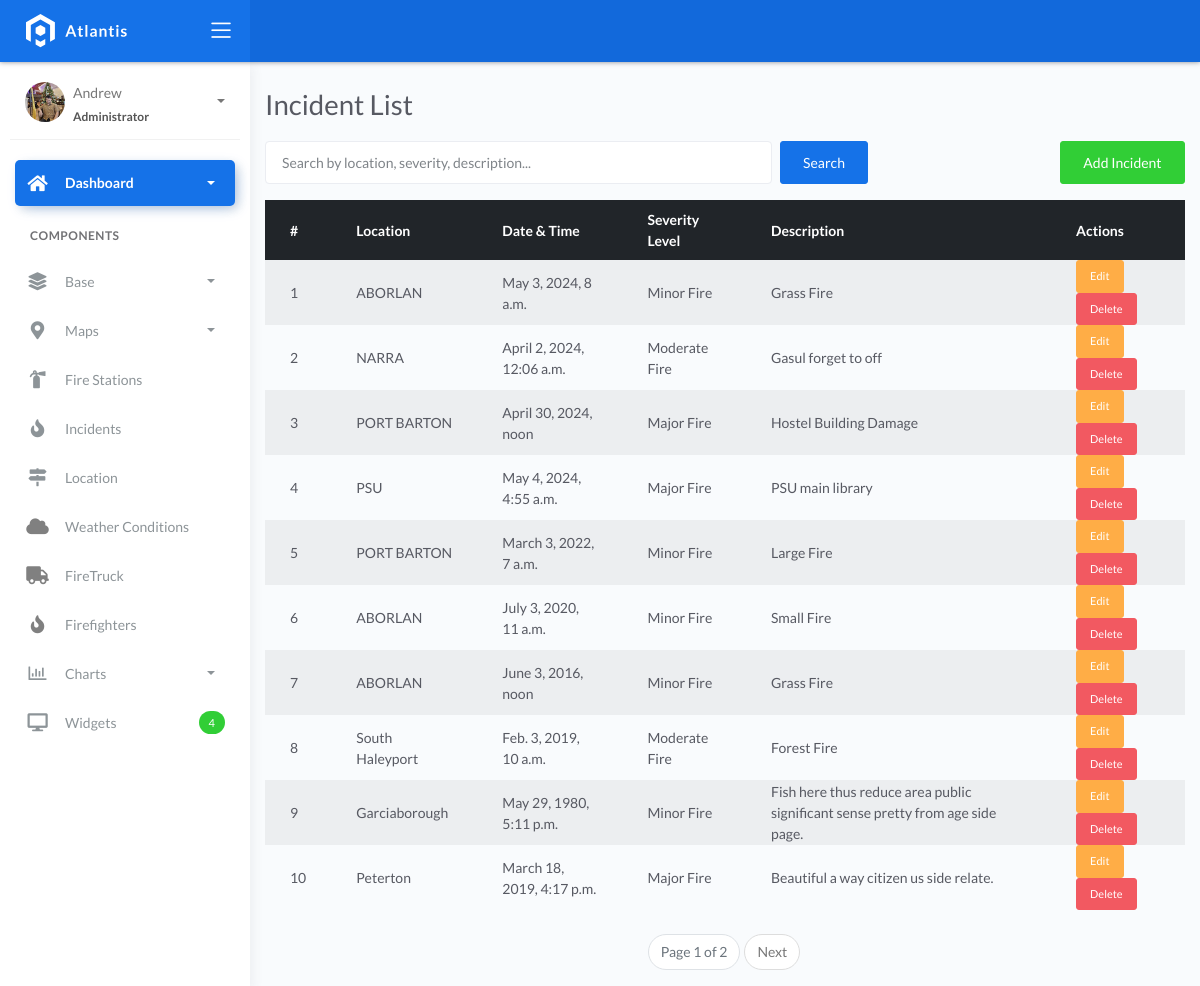
The page /incident_list/ on the database as committed earlier.
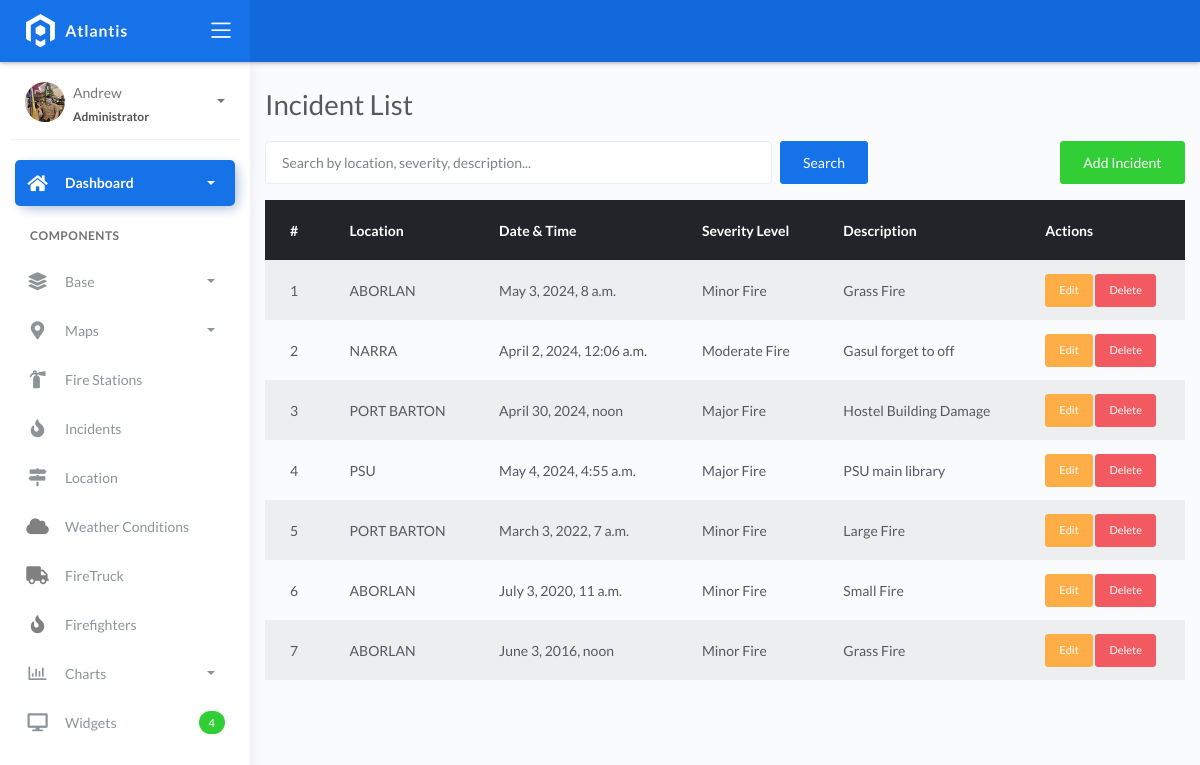
The same page on the database as committed later.
### fire/models.py (models this page shows, shortened)
class BaseModel(models.Model):
    created_at = models.DateTimeField(auto_now_add=True, db_index=True)
    updated_at = models.DateTimeField(auto_now=True)
    class Meta:
        abstract = True

class Incident(BaseModel):
    SEVERITY_CHOICES = (
        ('Minor Fire', 'Minor Fire'),
        ('Moderate Fire', 'Moderate Fire'),
        ('Major Fire', 'Major Fire'),
    )
    location = models.ForeignKey(Locations, on_delete=models.CASCADE)
    date_time = models.DateTimeField(blank=True, null=True)
    severity_level = models.CharField(max_length=45, choices=SEVERITY_CHOICES)
    description = models.CharField(max_length=250)

class Locations(BaseModel):
    name = models.CharField(max_length=150)
    latitude = models.DecimalField(
        max_digits=22, decimal_places=16, null=True, blank=True)
    longitude = models.DecimalField(
        max_digits=22, decimal_places=16, null=True, blank=True)
    address = models.CharField(max_length=150)
    city = models.CharField(max_length=150)  # can be in separate table
    country = models.CharField(max_length=150)  # can be in separate

### fire/views.py (the view, shortened to what this page needs)
# urls.py: path('incident_list/',  IncidentListView.as_view(), name='incident-list'),
class IncidentListView(ListView):
    model = Incident
    template_name = 'incident_list.html'
    context_object_name = 'object_list'
    paginate_by = 10
    def get_queryset(self, *args, **kwargs):
        qs = super().get_queryset(*args, **kwargs)
        query = self.request.GET.get("q")
        return qs

### templates/incident_list.html (shortened to what this page needs)
{% extends "base.html" %}
{% block content %}
    <div class="container mt-4">
        <h1 class="mb-3">Incident List</h1>
        <div class="row mb-3">
            <div class="col-md-8">
                <form method="get" class="form-inline">
                    <input type="text" name="q" class="form-control mr-2 flex-grow-1" placeholder="Search by location, severity, description..." value="{{ request.GET.q|default_if_none:'' }}">
                    <button type="submit" class="btn btn-primary">Search</button>
                </form>
            </div>
            <div class="col-md-4 text-md-right">
                <a href="{% url 'incident-add' %}" class="btn btn-success">Add Incident</a>
            </div>
        </div>
        <table class="table table-striped table-hover">
            <thead class="table-dark">
                <tr>
                    <th>#</th>
                    <th>Location</th>
                    <th>Date & Time</th>
                    <th>Severity Level</th>
                    <th>Description</th>
                    <th>Actions</th>
                </tr>
            </thead>
            <tbody>
                {% for incident in object_list %}
                    <tr>
                        <td>{{ forloop.counter }}</td>
                        <td>{{ incident.location.name }}</td>
                        <td>{{ incident.date_time }}</td>
                        <td>{{ incident.severity_level }}</td>
                        <td>{{ incident.description }}</td>
                        <td>
                            <a href="{% url 'incident-update' incident.pk %}" class="btn btn-sm btn-warning">Edit</a>
                            <a href="{% url 'incident-delete' incident.pk %}" class="btn btn-sm btn-danger">Delete</a>
                        </td>
                    </tr>
                {% empty %}
                    <tr>
                        <td colspan="6" class="text-center">No incidents available.</td>
                    </tr>
                {% endfor %}
            </tbody>
        </table>
        {% if is_paginated %}
            <nav aria-label="Page navigation" class="mt-4">
                <ul class="pagination justify-content-center">
                    <li class="page-item disabled">
                        <span class="page-link">Page {{ page_obj.number }} of {{ page_obj.paginator.num_pages }}</span>
                    </li>
                    {% if page_obj.has_next %}
                        <li class="page-item">
                            <a class="page-link" href="?{% if request.GET.q %}q={{ request.GET.q }}&{% endif %}page={{ page_obj.next_page_number }}">Next</a>
                        </li>
                    {% endif %}
                </ul>
            </nav>
        {% endif %}
    </div>
{% endblock %}

### templates/base.html (shortened to what this page needs)
{% load static %}
<!DOCTYPE html>
<html lang="en">
  <head>
    <link rel="stylesheet" href="{% static 'css/bootstrap.min.css' %}" />
    <link rel="stylesheet" href="{% static 'css/atlantis.min.css' %}" />
    <link rel="stylesheet" href="{% static 'css/demo.css' %}" />
  </head>
  <body>
    <div class="wrapper">
      <div class="main-header">
        <div class="logo-header" data-background-color="blue">
          <a href="index.html" class="logo">
            <img src="{% static 'img/logo.svg' %}" alt="navbar brand" class="navbar-brand" />
          </a>
          <div class="nav-toggle">
            <button class="btn btn-toggle toggle-sidebar">
              <i class="icon-menu"></i>
            </button>
          </div>
        </div>
        <nav class="navbar navbar-header navbar-expand-lg" data-background-color="blue2">
        </nav>
      </div>
      <div class="sidebar sidebar-style-2">
        <div class="sidebar-wrapper scrollbar scrollbar-inner">
          <div class="sidebar-content">
            <div class="user">
              <div class="avatar-sm float-left mr-2">
                <img src="{% static 'img/andrew2.jpg' %}" alt="..." class="avatar-img rounded-circle" />
              </div>
              <div class="info">
                <a data-toggle="collapse" href="#collapseExample" aria-expanded="true">
                  <span>
                   Andrew
                    <span class="user-level">Administrator</span>
                    <span class="caret"></span>
                  </span>
                </a>
              </div>
            </div>
            <ul class="nav nav-primary">
              <li class="nav-item active">
                <a data-toggle="collapse" href="#dashboard" class="collapsed" aria-expanded="false">
                  <i class="fas fa-home"></i>
                  <p>Dashboard</p>
                  <span class="caret"></span>
                </a>
              </li>
              <li class="nav-section">
                <h4 class="text-section">Components</h4>
              </li>
              <li class="nav-item">
                <a data-toggle="collapse" href="#base">
                  <i class="fas fa-layer-group"></i>
                  <p>Base</p>
                  <span class="caret"></span>
                </a>
              </li>
              <li class="nav-item">
                <a data-toggle="collapse" href="#maps">
                  <i class="fas fa-map-marker-alt"></i>
                  <p>Maps</p>
                  <span class="caret"></span>
                </a>
              </li>
              <li class="nav-item">
                <a href="{% url 'station-list' %}">
                  <i class="fas fa-fire-extinguisher"></i>
                  <p>Fire Stations</p>
                </a>
              </li>
              <li class="nav-item">
                <a href="{% url 'incident-list' %}">
                    <i class="fas fa-fire"></i>
                    <p>Incidents</p>
                </a>
            </li>
            <li class="nav-item">
              <a href="{% url 'loc-list' %}">
                <i class="fas fa-map-signs"></i>
                <p>Location</p>
              </a>
            </li>
            <li class="nav-item">
              <a href="{% url 'weather-list' %}">
                <i class="fas fa-cloud" style="color: gray;"></i>
                <p>Weather Conditions</p>
              </a>
            </li>
            <li class="nav-item">
              <a href="{% url 'fireTruck-list' %}">
                <i class="fas fa-truck" style="color: gray;"></i>
                <p>FireTruck</p>
              </a>
            </li>
            <li class="nav-item">
              <a href="{% url 'firefighters-list' %}">
                  <i class="fas fa-fire" style="color: gray;"></i>
                  <p>Firefighters</p>
              </a>
            </li>
              <li class="nav-item">
                <a data-toggle="collapse" href="#charts">
                  <i class="far fa-chart-bar"></i>
                  <p>Charts</p>
                  <span class="caret"></span>
                </a>
              </li>
              <li class="nav-item">
                <a href="widgets.html">
                  <i class="fas fa-desktop"></i>
                  <p>Widgets</p>
                  <span class="badge badge-success">4</span>
                </a>
              </li>
            </ul>
          </div>
        </div>
      </div>
      <div class="main-panel">
        <div class="content">
          {% block content %}
          {% endblock %}
          </div>
        </div>
      </div>
  </body>
</html>

Rows that differ between the two databases and show on the page:
removed Incident: location.name "South Haleyport", date_time "Feb. 3, 2019, 10 a.m.", severity_level "Moderate Fire", description "Forest Fire"
removed Incident: location.name "Garciaborough", date_time "May 29, 1980, 5:11 p.m.", severity_level "Minor Fire", description "Fish here thus reduce area public significant sense pretty from age side page."
removed Incident: location.name "Peterton", date_time "March 18, 2019, 4:17 p.m.", severity_level "Major Fire", description "Beautiful a way citizen us side relate."
Other text that changed with them:
{{ page_obj.number }}: "1" → (not shown)
{{ page_obj.paginator.num_pages }}: "2" → (not shown)
text no longer shown: "Page of Next"
